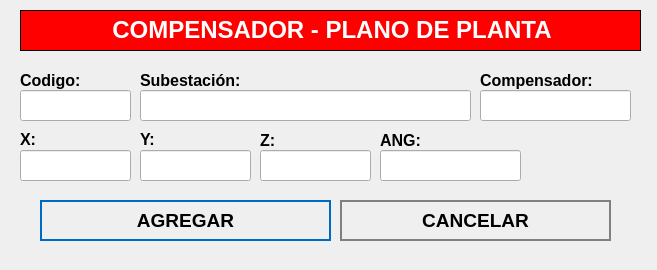
<?xml version="1.0" encoding="UTF-8"?>
<ui version="4.0">
 <class>NewBook</class>
 <widget class="QWidget" name="NewBook">
  <property name="geometry">
   <rect>
    <x>0</x>
    <y>0</y>
    <width>657</width>
    <height>270</height>
   </rect>
  </property>
  <property name="windowTitle">
   <string>Nuevo Registro</string>
  </property>
  <property name="styleSheet">
   <string notr="true">QPushButton
{	
	height: 2em;
 	border-style: solid;
	border-width: 2px;
 	border-color: grey;
	font-weight: bold;
}

QPushButton:hover
{
   	background-color:grey;
	color:white;
}</string>
  </property>
  <widget class="QLabel" name="label">
   <property name="geometry">
    <rect>
     <x>20</x>
     <y>10</y>
     <width>621</width>
     <height>41</height>
    </rect>
   </property>
   <property name="font">
    <font>
     <underline>false</underline>
    </font>
   </property>
   <property name="autoFillBackground">
    <bool>false</bool>
   </property>
   <property name="styleSheet">
    <string notr="true">background-color: red;</string>
   </property>
   <property name="frameShape">
    <enum>QFrame::Box</enum>
   </property>
   <property name="text">
    <string>&lt;html&gt;&lt;head/&gt;&lt;body&gt;&lt;p align=&quot;center&quot;&gt;&lt;span style=&quot; font-size:18pt; font-weight:600; color:#ffffff;&quot;&gt;COMPENSADOR - PLANO DE PLANTA&lt;/span&gt;&lt;/p&gt;&lt;/body&gt;&lt;/html&gt;</string>
   </property>
  </widget>
  <widget class="QLabel" name="label_autoriza">
   <property name="geometry">
    <rect>
     <x>20</x>
     <y>70</y>
     <width>101</width>
     <height>21</height>
    </rect>
   </property>
   <property name="text">
    <string>&lt;html&gt;&lt;head/&gt;&lt;body&gt;&lt;p&gt;&lt;span style=&quot; font-size:12pt; font-weight:600;&quot;&gt;Codigo:&lt;/span&gt;&lt;/p&gt;&lt;/body&gt;&lt;/html&gt;</string>
   </property>
  </widget>
  <widget class="QLineEdit" name="inputCodigo">
   <property name="geometry">
    <rect>
     <x>20</x>
     <y>90</y>
     <width>111</width>
     <height>31</height>
    </rect>
   </property>
   <property name="font">
    <font>
     <pointsize>12</pointsize>
    </font>
   </property>
  </widget>
  <widget class="QLineEdit" name="inputSubestacion">
   <property name="geometry">
    <rect>
     <x>140</x>
     <y>90</y>
     <width>331</width>
     <height>31</height>
    </rect>
   </property>
   <property name="font">
    <font>
     <pointsize>12</pointsize>
    </font>
   </property>
  </widget>
  <widget class="QPushButton" name="addButton">
   <property name="geometry">
    <rect>
     <x>40</x>
     <y>200</y>
     <width>291</width>
     <height>41</height>
    </rect>
   </property>
   <property name="font">
    <font>
     <pointsize>14</pointsize>
     <weight>75</weight>
     <bold>true</bold>
    </font>
   </property>
   <property name="cursor">
    <cursorShape>PointingHandCursor</cursorShape>
   </property>
   <property name="styleSheet">
    <string notr="true">QPushButton
{	
	height: 2em;
 	border-style: solid;
	border-width: 2px;
 	border-color: #0069c0;
	font-weight: bold;
}

QPushButton:hover
{
   	background-color:#0069c0;
	color:white;
}</string>
   </property>
   <property name="text">
    <string>AGREGAR</string>
   </property>
   <property name="icon">
    <iconset>
     <normaloff>../assets/icons/add-icon.png</normaloff>../assets/icons/add-icon.png</iconset>
   </property>
   <property name="iconSize">
    <size>
     <width>30</width>
     <height>30</height>
    </size>
   </property>
   <property name="autoDefault">
    <bool>true</bool>
   </property>
   <property name="default">
    <bool>true</bool>
   </property>
   <property name="flat">
    <bool>true</bool>
   </property>
  </widget>
  <widget class="QPushButton" name="cancelButton">
   <property name="geometry">
    <rect>
     <x>340</x>
     <y>200</y>
     <width>271</width>
     <height>41</height>
    </rect>
   </property>
   <property name="font">
    <font>
     <pointsize>14</pointsize>
     <weight>75</weight>
     <bold>true</bold>
    </font>
   </property>
   <property name="cursor">
    <cursorShape>PointingHandCursor</cursorShape>
   </property>
   <property name="styleSheet">
    <string notr="true">QPushButton
{	
	height: 2em;
 	border-style: solid;
	border-width: 2px;
 	border-color: grey;
	font-weight: bold;
}

QPushButton:hover
{
   	background-color:grey;
	color:white;
}</string>
   </property>
   <property name="text">
    <string>CANCELAR</string>
   </property>
   <property name="icon">
    <iconset>
     <normaloff>../assets/icons/cancel-icon.png</normaloff>../assets/icons/cancel-icon.png</iconset>
   </property>
   <property name="iconSize">
    <size>
     <width>30</width>
     <height>30</height>
    </size>
   </property>
   <property name="autoDefault">
    <bool>true</bool>
   </property>
   <property name="default">
    <bool>true</bool>
   </property>
   <property name="flat">
    <bool>true</bool>
   </property>
  </widget>
  <widget class="QLabel" name="label_aquienVisita">
   <property name="geometry">
    <rect>
     <x>140</x>
     <y>70</y>
     <width>191</width>
     <height>21</height>
    </rect>
   </property>
   <property name="text">
    <string>&lt;html&gt;&lt;head/&gt;&lt;body&gt;&lt;p&gt;&lt;span style=&quot; font-size:12pt; font-weight:600;&quot;&gt;Subestación:&lt;/span&gt;&lt;/p&gt;&lt;/body&gt;&lt;/html&gt;</string>
   </property>
  </widget>
  <widget class="QLabel" name="label_horaIngreso">
   <property name="geometry">
    <rect>
     <x>20</x>
     <y>130</y>
     <width>71</width>
     <height>16</height>
    </rect>
   </property>
   <property name="text">
    <string>&lt;html&gt;&lt;head/&gt;&lt;body&gt;&lt;p&gt;&lt;span style=&quot; font-size:12pt; font-weight:600;&quot;&gt;X:&lt;/span&gt;&lt;/p&gt;&lt;/body&gt;&lt;/html&gt;</string>
   </property>
  </widget>
  <widget class="QLabel" name="label_horaSalida">
   <property name="geometry">
    <rect>
     <x>140</x>
     <y>130</y>
     <width>81</width>
     <height>16</height>
    </rect>
   </property>
   <property name="text">
    <string>&lt;html&gt;&lt;head/&gt;&lt;body&gt;&lt;p&gt;&lt;span style=&quot; font-size:12pt; font-weight:600;&quot;&gt;Y:&lt;/span&gt;&lt;/p&gt;&lt;/body&gt;&lt;/html&gt;</string>
   </property>
  </widget>
  <widget class="QLabel" name="label_motivoVisita">
   <property name="geometry">
    <rect>
     <x>260</x>
     <y>130</y>
     <width>101</width>
     <height>21</height>
    </rect>
   </property>
   <property name="text">
    <string>&lt;html&gt;&lt;head/&gt;&lt;body&gt;&lt;p&gt;&lt;span style=&quot; font-size:12pt; font-weight:600;&quot;&gt;Z:&lt;/span&gt;&lt;/p&gt;&lt;/body&gt;&lt;/html&gt;</string>
   </property>
  </widget>
  <widget class="QLineEdit" name="inputX">
   <property name="geometry">
    <rect>
     <x>20</x>
     <y>150</y>
     <width>111</width>
     <height>31</height>
    </rect>
   </property>
   <property name="font">
    <font>
     <pointsize>12</pointsize>
    </font>
   </property>
  </widget>
  <widget class="QLineEdit" name="inputY">
   <property name="geometry">
    <rect>
     <x>140</x>
     <y>150</y>
     <width>111</width>
     <height>31</height>
    </rect>
   </property>
   <property name="font">
    <font>
     <pointsize>12</pointsize>
    </font>
   </property>
  </widget>
  <widget class="QLineEdit" name="inputZ">
   <property name="geometry">
    <rect>
     <x>260</x>
     <y>150</y>
     <width>111</width>
     <height>31</height>
    </rect>
   </property>
   <property name="font">
    <font>
     <pointsize>12</pointsize>
    </font>
   </property>
  </widget>
  <widget class="QLineEdit" name="inputCompensador">
   <property name="geometry">
    <rect>
     <x>480</x>
     <y>90</y>
     <width>151</width>
     <height>31</height>
    </rect>
   </property>
   <property name="font">
    <font>
     <pointsize>12</pointsize>
    </font>
   </property>
  </widget>
  <widget class="QLabel" name="label_motivoVisita_3">
   <property name="geometry">
    <rect>
     <x>480</x>
     <y>70</y>
     <width>161</width>
     <height>21</height>
    </rect>
   </property>
   <property name="text">
    <string>&lt;html&gt;&lt;head/&gt;&lt;body&gt;&lt;p&gt;&lt;span style=&quot; font-size:12pt; font-weight:600;&quot;&gt;Compensador:&lt;/span&gt;&lt;/p&gt;&lt;/body&gt;&lt;/html&gt;</string>
   </property>
  </widget>
  <widget class="QLineEdit" name="inputANG">
   <property name="geometry">
    <rect>
     <x>380</x>
     <y>150</y>
     <width>141</width>
     <height>31</height>
    </rect>
   </property>
   <property name="font">
    <font>
     <pointsize>12</pointsize>
    </font>
   </property>
  </widget>
  <widget class="QLabel" name="label_motivoVisita_4">
   <property name="geometry">
    <rect>
     <x>380</x>
     <y>130</y>
     <width>101</width>
     <height>21</height>
    </rect>
   </property>
   <property name="text">
    <string>&lt;html&gt;&lt;head/&gt;&lt;body&gt;&lt;p&gt;&lt;span style=&quot; font-size:12pt; font-weight:600;&quot;&gt;ANG:&lt;/span&gt;&lt;/p&gt;&lt;/body&gt;&lt;/html&gt;</string>
   </property>
  </widget>
 </widget>
 <tabstops>
  <tabstop>inputCodigo</tabstop>
  <tabstop>inputSubestacion</tabstop>
  <tabstop>addButton</tabstop>
  <tabstop>cancelButton</tabstop>
 </tabstops>
 <resources/>
 <connections/>
</ui>
